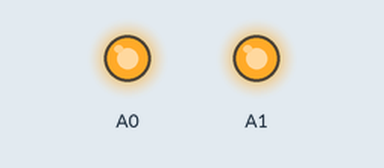
This sketch was run on a simulated Arduino Uno, built with avr-gcc and run on an emulated ATmega328P. On the bench: output pins drawn as LEDs (lit = HIGH).

Above: at 0.1 s.
Timing chart, 0 to 1.6 s (numbered marks = the images above):
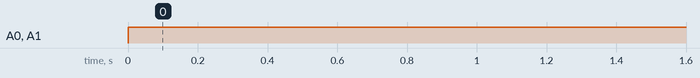

The sketch:

dcmotorusingpwm.ino
```cpp
void setup()
{
  pinMode(A0, OUTPUT);
  pinMode(A1, OUTPUT);
}
void loop()
{

        digitalWrite(A0, HIGH);
        digitalWrite(A1, HIGH);
        delay(1000);
}
```

Measured:
- by itself, A0, A1: LOW → HIGH at 0.00 s
